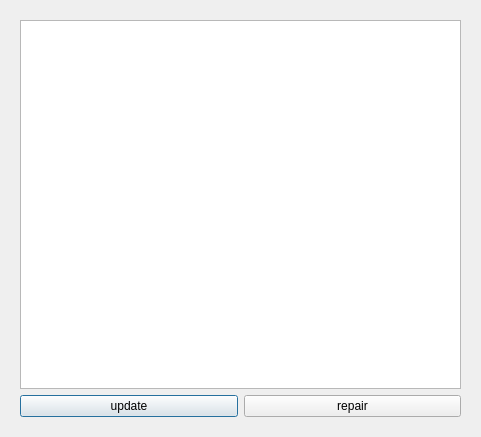
<?xml version="1.0" encoding="UTF-8"?>
<ui version="4.0">
 <class>Warning_Dialog</class>
 <widget class="QDialog" name="Warning_Dialog">
  <property name="geometry">
   <rect>
    <x>0</x>
    <y>0</y>
    <width>481</width>
    <height>437</height>
   </rect>
  </property>
  <property name="windowTitle">
   <string>Repair</string>
  </property>
  <layout class="QVBoxLayout" name="repair_verticalLayout_01">
   <item>
    <widget class="QWidget" name="widget" native="true">
     <layout class="QVBoxLayout" name="verticalLayout">
      <item>
       <widget class="QTableWidget" name="repair_tableWidget"/>
      </item>
      <item>
       <layout class="QHBoxLayout" name="horizontalLayout">
        <item>
         <widget class="QPushButton" name="update_pushButton">
          <property name="text">
           <string>update</string>
          </property>
         </widget>
        </item>
        <item>
         <widget class="QPushButton" name="repair_pushButton">
          <property name="text">
           <string>repair</string>
          </property>
         </widget>
        </item>
       </layout>
      </item>
     </layout>
    </widget>
   </item>
  </layout>
 </widget>
 <resources/>
 <connections/>
</ui>
